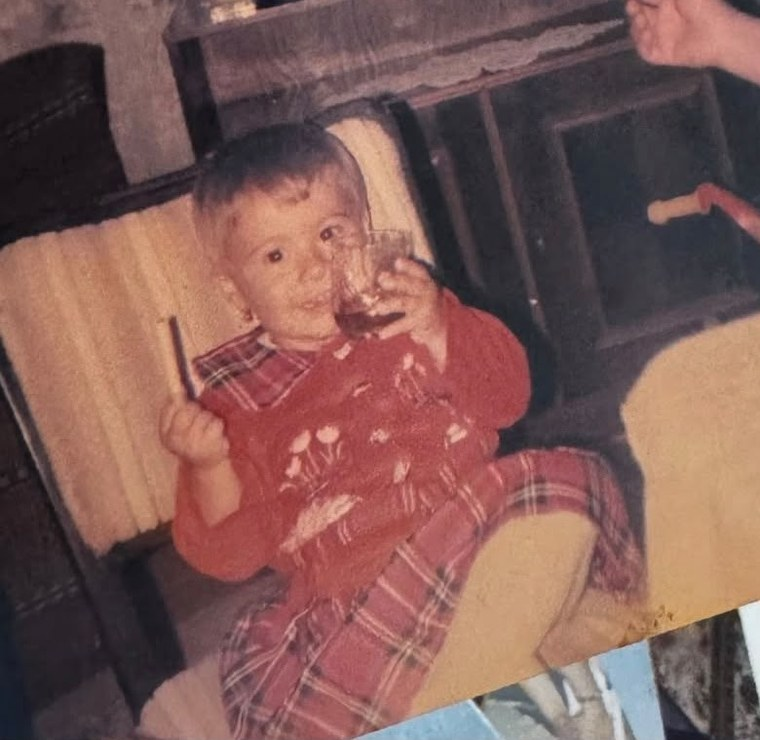
#> input picture photos/baby.jpg, 760 x 740 px
$ python -i photos.py   (imports and definitions only)
#> lines starting #> are read from the running program, lines starting #| are printed output that depends on the picture
#!/usr/bin/env python3
"""Prepare a photo for public/photos/.

    python3 scripts/photos.py <source> <name>          # a photograph
    python3 scripts/photos.py <source> <name> --cutout # knock out a plain background

Trims any flat padding, downscales for the web, and writes an optimised file.
`--cutout` floods in from the edges rather than deleting every near-white pixel,
so a bag's own zipper and highlights survive.
"""
import os
import sys
from PIL import Image, ImageDraw, ImageFilter

OUT = 'public/photos'
MAGIC = (255, 0, 255)


def trim_padding(im):
    bg = im.getpixel((2, 2))
    w, h = im.size

    def differs(p):
        return sum(abs(a - b) for a, b in zip(p[:3], bg[:3])) > 26

    left, right, top, bottom = 0, w - 1, 0, h - 1
    while left < w - 1 and not any(differs(im.getpixel((left, y))) for y in range(0, h, 7)):
        left += 1
    while right > 0 and not any(differs(im.getpixel((right, y))) for y in range(0, h, 7)):
        right -= 1
    while top < h - 1 and not any(differs(im.getpixel((x, top))) for x in range(0, w, 7)):
        top += 1
    while bottom > 0 and not any(differs(im.getpixel((x, bottom))) for x in range(0, w, 7)):
        bottom -= 1
    if right - left < w * 0.3 or bottom - top < h * 0.3:
        return im  # the trim ran away; keep the original
    return im.crop((left, top, right + 1, bottom + 1))


def cutout(src, dst, thresh=30):
#> called with src = '../photos/baby.jpg', dst = 'out.png', thresh = 30
    im = Image.open(src).convert('RGB')
#> im is the input picture: PIL image 760x740 RGB; mean R, G, B 127.7, 91.3, 86.7
    w, h = im.size
#> w = 760; h = 740
    seeds = [(1, 1), (w - 2, 1), (1, h - 2), (w - 2, h - 2),
             (w // 2, 1), (w // 2, h - 2), (1, h // 2), (w - 2, h // 2)]
    for s in seeds:
        if im.getpixel(s) != MAGIC:
            ImageDraw.floodfill(im, s, MAGIC, thresh=thresh)
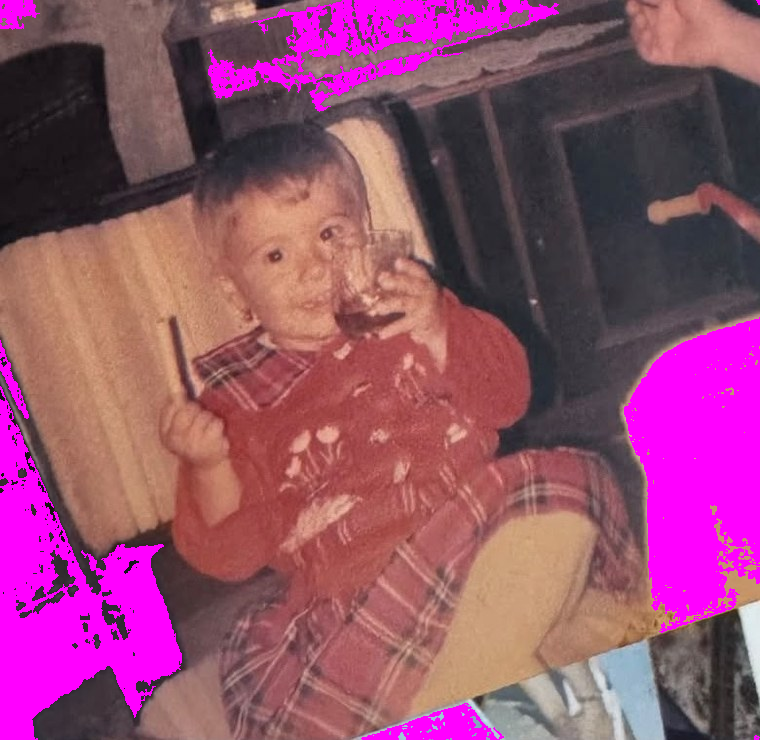
#> im: PIL image 760x740 RGB; mean R, G, B 145.3, 78.3, 108.9

    # Flooding in from the edges cannot reach a hole that is fully enclosed by
    # the object, such as the gap inside a bag's shoulder strap. Sweep a grid
    # and flood any pure-white pocket that is still left. The threshold is
    # strict (248+) so silver hardware and zip teeth, which sit far below that,
    # are never touched.
    px = im.load()
    for y in range(0, h, 6):
        for x in range(0, w, 6):
            r, g, b = px[x, y]
            if (r, g, b) != MAGIC and r >= 248 and g >= 248 and b >= 248:
                ImageDraw.floodfill(im, (x, y), MAGIC, thresh=18)

    px = im.load()
    alpha = Image.new('L', (w, h), 255)
#> alpha: PIL image 760x740 L; every value is 255
    ap = alpha.load()
    for y in range(h):
        for x in range(w):
            if px[x, y] == MAGIC:
                ap[x, y] = 0
    alpha = alpha.filter(ImageFilter.MinFilter(3)).filter(ImageFilter.GaussianBlur(0.8))
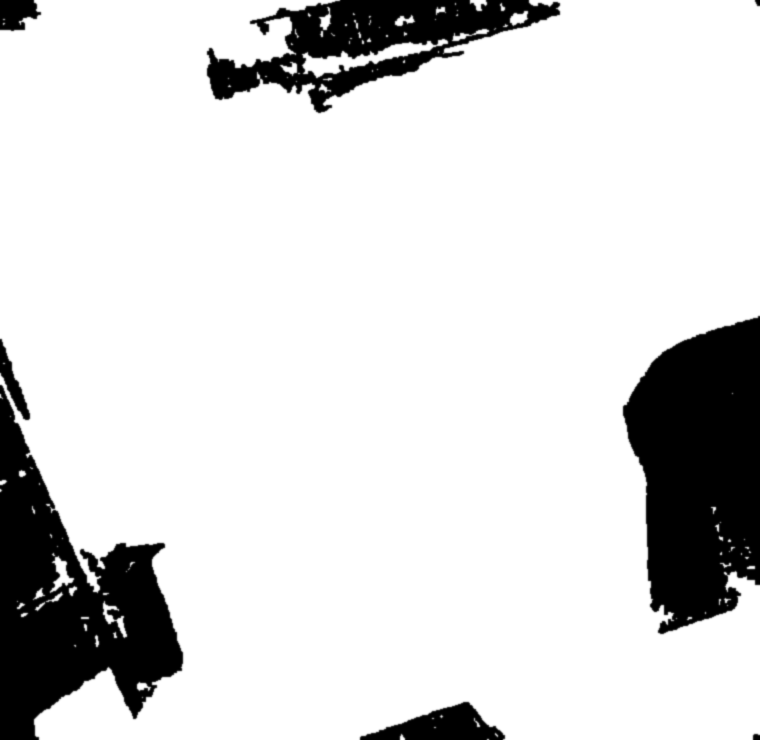
#> alpha: PIL image 760x740 L; min 0, max 255, mean 217.1

    out = Image.open(src).convert('RGBA')
    out.putalpha(alpha)
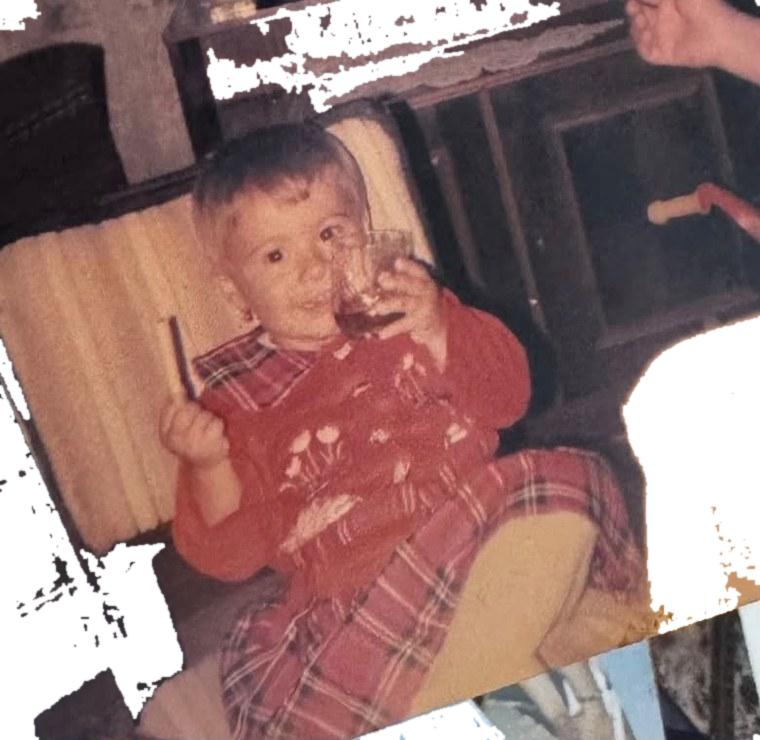
#> out: PIL image 760x740 RGBA; mean R, G, B, A 127.7, 91.3, 86.7, 217.1; transparent parts drawn white
    out = out.crop(out.getbbox())
    out.thumbnail((900, 900), Image.LANCZOS)
    out.save(dst, optimize=True)
    return out


def photo(src, dst):
    im = Image.open(src).convert('RGB')
    im = trim_padding(im)
    im.thumbnail((1200, 1600), Image.LANCZOS)
    im.save(dst, quality=88, optimize=True, progressive=True)
    return im


def main():
    if len(sys.argv) < 3:
        print(__doc__)
        return 1
    src, name = sys.argv[1], sys.argv[2]
    is_cutout = '--cutout' in sys.argv
    os.makedirs(OUT, exist_ok=True)
    dst = os.path.join(OUT, name)
    im = cutout(src, dst) if is_cutout else photo(src, dst)
    print(f'{dst}  {im.size}  {os.path.getsize(dst) // 1024} KB')
    return 0


# [2 lines not run here, left out]

>>> result = cutout('../photos/baby.jpg', 'out.png')
